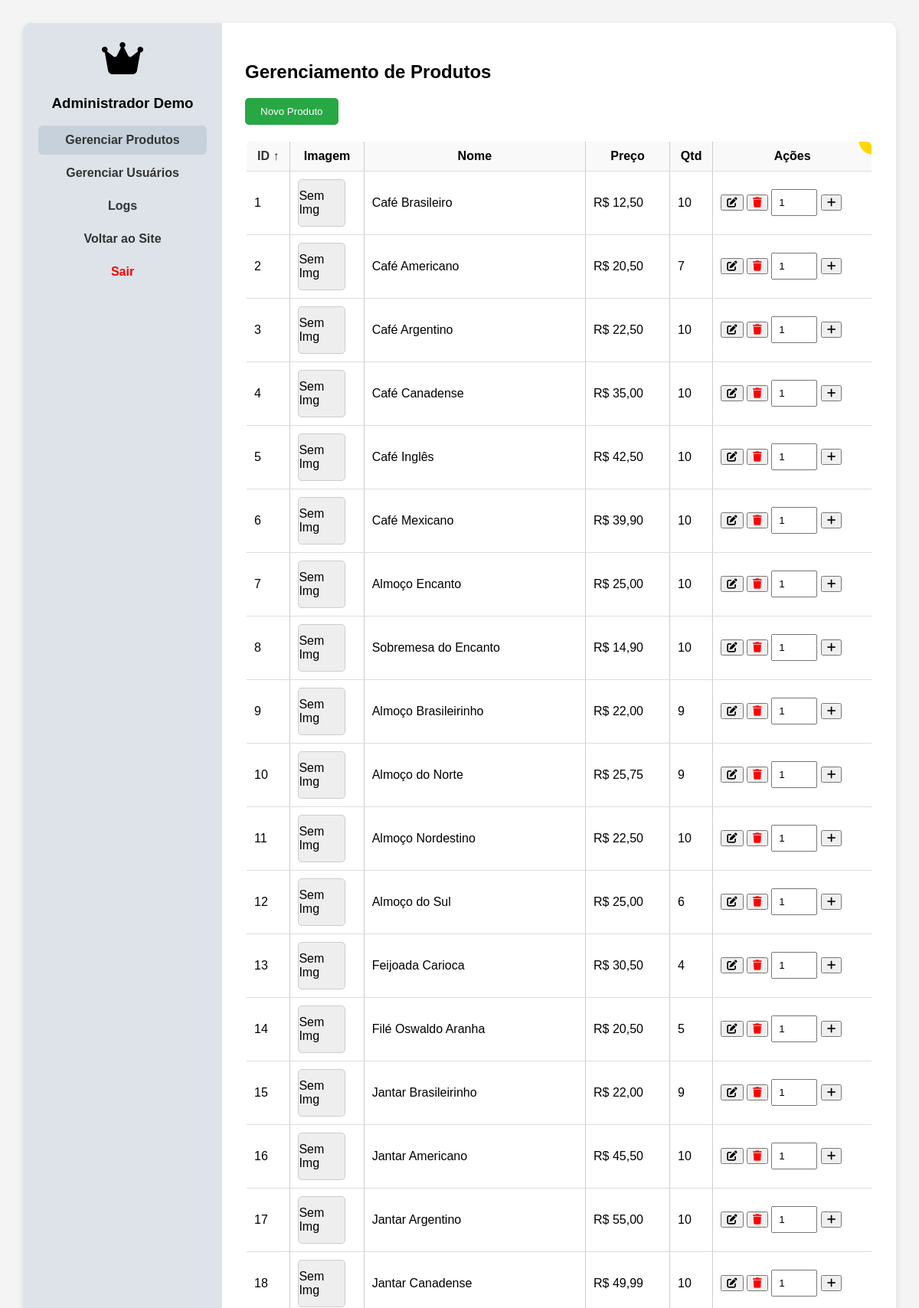
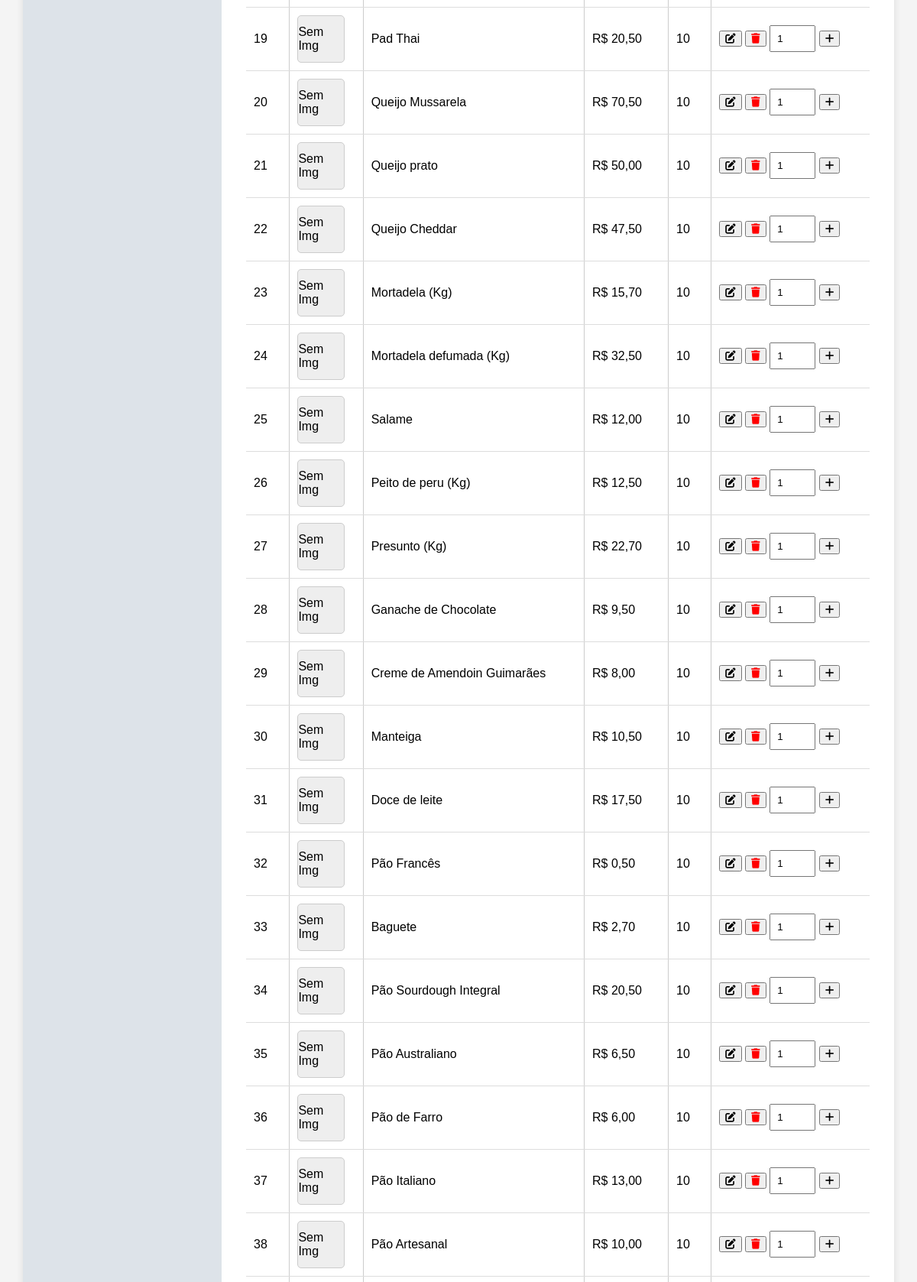
/perfil_mestre.php?order=id&dir=asc (upper part), run on the app's committed database (2 pictures, top to bottom).
### tables this page shows
CREATE TABLE `administrador` (
  `ID_ADM` int(11) NOT NULL,
  `NOME` varchar(100) NOT NULL,
  `email` varchar(150) NOT NULL,
  `CPF` varchar(20) NOT NULL,
  `senha_adm` varchar(255) DEFAULT NULL,
  `TEL` varchar(20) NOT NULL,
  `TEL_AUXILIAR` varchar(20) NOT NULL,
  `ENDERECO` varchar(150) NOT NULL,
  `LOGADOURO` varchar(100) NOT NULL,
  `DATA_NASC` date NOT NULL,
  `H_TRAB` int(11) NOT NULL,
  `SALARIO` decimal(10,2) NOT NULL,
  `tipo_login` varchar(20) NOT NULL DEFAULT 'admin'
);

CREATE TABLE `produtos` (
  `id` int(11) NOT NULL,
  `nome` varchar(100) NOT NULL,
  `descricao` text DEFAULT NULL,
  `preco` decimal(10,2) NOT NULL,
  `imagem` varchar(255) DEFAULT NULL,
  `quantidade` int(11) NOT NULL DEFAULT 0,
  `categoria_id` int(11) DEFAULT NULL
);

### perfil_mestre.php (the view, shortened to what this page needs)
<?php
$conn = new mysqli('localhost', 'root', '', 'padaria');
$sql = "SELECT id_adm, nome, cpf, tel, tel_auxiliar, endereco, data_nasc, h_trab, salario FROM administrador LIMIT 1";
$resultAdm = $conn->query($sql);
$admin = $resultAdm->fetch_assoc();
$orderBy = isset($_GET['order']) ? $_GET['order'] : 'id';
$orderDir = isset($_GET['dir']) && $_GET['dir'] === 'asc' ? 'ASC' : 'DESC';
$resultProdutos = $conn->query("SELECT * FROM produtos ORDER BY $orderBy $orderDir");
?>
<!DOCTYPE html>
<html lang="pt-br">
<head>
<link rel="stylesheet" href="https://cdnjs.cloudflare.com/ajax/libs/font-awesome/6.5.1/css/all.min.css">
</head>
<body>
<div class="dashboard-container">
    <aside class="sidebar">
        <div class="profile-icon"><i class="fa-solid fa-crown"></i></div>
        <h3><?= htmlspecialchars($admin['nome'] ?? "Administrador") ?></h3>
        <a href="#" class="item-menu ativo" data-secao="produtos">Gerenciar Produtos</a>
        <a href="#" class="item-menu" data-secao="usuarios">Gerenciar Usuários</a>
        <a href="logs.php" class="item-menu">Logs</a>
        <a href="home.php">Voltar ao Site</a>
        <a href="LoginPHP/sair.php" style="color:red;">Sair</a>
    </aside>
    <main class="main-content">
        <section id="secao-produtos" style="display:block;">
            <h1>Gerenciamento de Produtos</h1>
            <button class="add-btn" onclick="abrirModal('modalAdd')">Novo Produto</button>
            <table>
                <thead>
                    <tr>
                        <th><a href="?order=id&dir=<?= $orderDir === 'ASC' ? 'desc' : 'asc' ?>">ID <?= $orderBy === 'id' ? ($orderDir === 'ASC' ? '↑' : '↓') : '' ?></a></th>
                        <th>Imagem</th>
                        <th>Nome</th>
                        <th>Preço</th>
                        <th>Qtd</th>
                        <th>Ações</th>
                    </tr>
                </thead>
                <tbody>
                    <?php while ($p = $resultProdutos->fetch_assoc()): ?>
                    <tr>
                        <td><?= $p['id'] ?></td>
                        <td>
                            <?php
                            $imagemPath = "imagens/" . $p['imagem'];
                            if (!empty($p['imagem']) && file_exists($imagemPath)) {
                                echo "<img src='$imagemPath' class='product-img'>";
                            } else {
                                echo "<div class='product-img-placeholder'>Sem Img</div>";
                            }
                            ?>
                        </td>
                        <td><?= $p['nome'] ?></td>
                        <td>R$ <?= number_format($p['preco'], 2, ',', '.') ?></td>
                        <td><?= $p['quantidade'] ?></td>
                        <td>
                            <button onclick='editarProduto(<?= json_encode($p) ?>)'><i class="fa fa-edit"></i></button>
                            <form method="POST" style="display:inline;">
                                <button name="excluir_produto" onclick="return confirm('Excluir?')"><i class="fa fa-trash" style="color:red;"></i></button>
                            </form>
                            <form method="POST" style="display:inline;">
                                <input type="number" name="mais" min="1" value="1" style="width:60px;">
                                <button name="add_qtd"><i class="fa fa-plus"></i></button>
                            </form>
                        </td>
                    </tr>
                    <?php endwhile; ?>
                </tbody>
            </table>
        </section>
    </main>
</div>
</body>
</html>

### perfil_mestre.php (style rules this page uses)
body { font-family: Arial, sans-serif; background:#f4f4f4; margin:0; padding:0; }
.dashboard-container { display:flex; width:1200px; max-width:95%; margin:30px auto; background:white; border-radius:10px; box-shadow:0 4px 10px rgba(0,0,0,0.1); overflow:hidden; }
.sidebar { width:220px; background:#dde3e9; padding:20px; text-align:center; }
.sidebar .profile-icon { font-size:48px; margin-bottom:15px; }
.sidebar a { display:block; padding:10px; margin:5px 0; border-radius:6px; text-decoration:none; font-weight:bold; color:#333; }
.sidebar a:hover, .ativo { background:#c7d1db; }
.main-content { flex:1; padding:30px; }
table { width:100%; border-collapse:collapse; background:white; border:2px solid #ccc; border-radius:8px; overflow:hidden; position:relative; }
table::before { content:''; position:absolute; top:-2px; left:-2px; width:20px; height:20px; background:gold; border-radius:0 0 20px 0; }
table::after { content:''; position:absolute; top:-2px; right:-2px; width:20px; height:20px; background:gold; border-radius:0 0 0 20px; }
th, td { padding:10px; border-bottom:1px solid #ddd; border-left:1px solid #ccc; border-right:1px solid #ccc; }
th { background:#f9f9f9; cursor:pointer; position:relative; }
th a { text-decoration:none; color:#333; display:block; }
.product-img-placeholder { width:60px; height:60px; display:flex; align-items:center; justify-content:center; background:#eee; border-radius:5px; border:1px solid #ccc; }
.add-btn { background:#28a745; color:white; padding:10px 20px; border:none; border-radius:5px; cursor:pointer; margin-bottom:20px; }
form { display:inline; }
input, select, textarea { padding:8px; margin:5px 0; width:100%; box-sizing:border-box; }

### data on the page
administrador: NOME "Administrador Demo"
produtos: id "1", shows "Sem Img", nome "Café Brasileiro", preco "12,50", quantidade "10"
produtos: id "2", shows "Sem Img", nome "Café Americano", preco "20,50", quantidade "7"
produtos: id "3", shows "Sem Img", nome "Café Argentino", preco "22,50", quantidade "10"
produtos: id "4", shows "Sem Img", nome "Café Canadense", preco "35,00", quantidade "10"
produtos: id "5", shows "Sem Img", nome "Café Inglês", preco "42,50", quantidade "10"
produtos: id "6", shows "Sem Img", nome "Café Mexicano", preco "39,90", quantidade "10"
produtos: id "7", shows "Sem Img", nome "Almoço Encanto", preco "25,00", quantidade "10"
produtos: id "8", shows "Sem Img", nome "Sobremesa do Encanto", preco "14,90", quantidade "10"
produtos: id "9", shows "Sem Img", nome "Almoço Brasileirinho", preco "22,00", quantidade "9"
produtos: id "10", shows "Sem Img", nome "Almoço do Norte", preco "25,75", quantidade "9"
produtos: id "11", shows "Sem Img", nome "Almoço Nordestino", preco "22,50", quantidade "10"
produtos: id "12", shows "Sem Img", nome "Almoço do Sul", preco "25,00", quantidade "6"
produtos: id "13", shows "Sem Img", nome "Feijoada Carioca", preco "30,50", quantidade "4"
produtos: id "14", shows "Sem Img", nome "Filé Oswaldo Aranha", preco "20,50", quantidade "5"
produtos: id "15", shows "Sem Img", nome "Jantar Brasileirinho", preco "22,00", quantidade "9"
produtos: id "16", shows "Sem Img", nome "Jantar Americano", preco "45,50", quantidade "10"
produtos: id "17", shows "Sem Img", nome "Jantar Argentino", preco "55,00", quantidade "10"
produtos: id "18", shows "Sem Img", nome "Jantar Canadense", preco "49,99", quantidade "10"
produtos: id "19", shows "Sem Img", nome "Pad Thai", preco "20,50", quantidade "10"
produtos: id "20", shows "Sem Img", nome "Queijo Mussarela", preco "70,50", quantidade "10"
produtos: id "21", shows "Sem Img", nome "Queijo prato", preco "50,00", quantidade "10"
produtos: id "22", shows "Sem Img", nome "Queijo Cheddar", preco "47,50", quantidade "10"
produtos: id "23", shows "Sem Img", nome "Mortadela (Kg)", preco "15,70", quantidade "10"
produtos: id "24", shows "Sem Img", nome "Mortadela defumada (Kg)", preco "32,50", quantidade "10"
produtos: id "25", shows "Sem Img", nome "Salame", preco "12,00", quantidade "10"
produtos: id "26", shows "Sem Img", nome "Peito de peru (Kg)", preco "12,50", quantidade "10"
produtos: id "27", shows "Sem Img", nome "Presunto (Kg)", preco "22,70", quantidade "10"
produtos: id "28", shows "Sem Img", nome "Ganache de Chocolate", preco "9,50", quantidade "10"
produtos: id "29", shows "Sem Img", nome "Creme de Amendoin Guimarães", preco "8,00", quantidade "10"
produtos: id "30", shows "Sem Img", nome "Manteiga", preco "10,50", quantidade "10"
produtos: id "31", shows "Sem Img", nome "Doce de leite", preco "17,50", quantidade "10"
produtos: id "32", shows "Sem Img", nome "Pão Francês", preco "0,50", quantidade "10"
produtos: id "33", shows "Sem Img", nome "Baguete", preco "2,70", quantidade "10"
produtos: id "34", shows "Sem Img", nome "Pão Sourdough Integral", preco "20,50", quantidade "10"
produtos: id "35", shows "Sem Img", nome "Pão Australiano", preco "6,50", quantidade "10"
produtos: id "36", shows "Sem Img", nome "Pão de Farro", preco "6,00", quantidade "10"
produtos: id "37", shows "Sem Img", nome "Pão Italiano", preco "13,00", quantidade "10"
produtos: id "38", shows "Sem Img", nome "Pão Artesanal", preco "10,00", quantidade "10"
